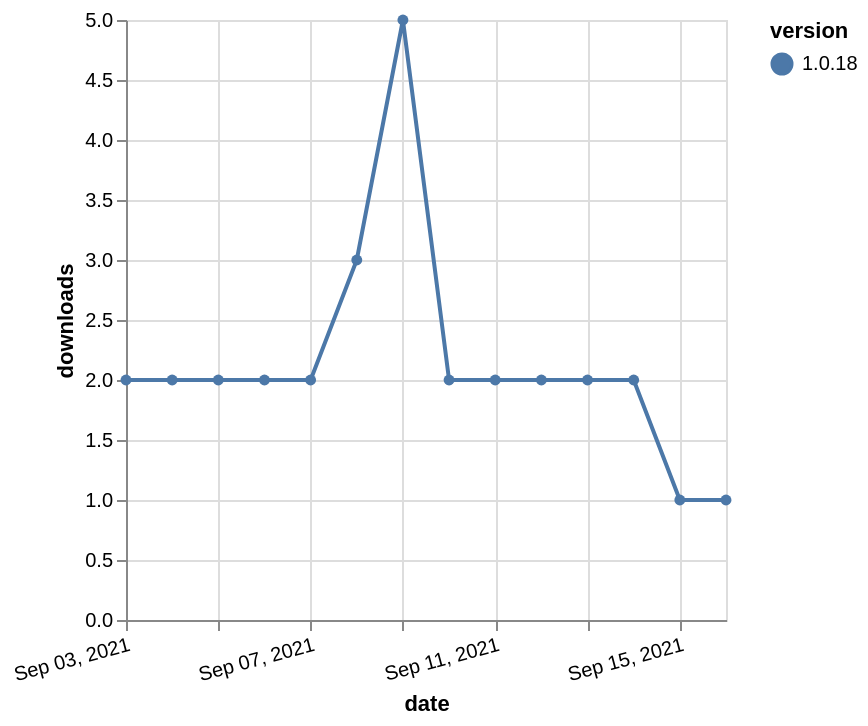

Describe this chart as a Vega-Lite specification.
### Vega-Lite specification from a JSON file in a GitHub repository (floating-point values rounded to 4 significant figures)
{"$schema": "https://vega.github.io/schema/vega-lite/v5.json", "description": "A simple bar chart with embedded data.", "data": {"values": [{"date": "2021-09-03", "total": 3344, "delta": 2, "version": "1.0.18"}, {"date": "2021-09-04", "total": 3346, "delta": 2, "version": "1.0.18"}, {"date": "2021-09-05", "total": 3348, "delta": 2, "version": "1.0.18"}, {"date": "2021-09-06", "total": 3350, "delta": 2, "version": "1.0.18"}, {"date": "2021-09-07", "total": 3352, "delta": 2, "version": "1.0.18"}, {"date": "2021-09-08", "total": 3355, "delta": 3, "version": "1.0.18"}, {"date": "2021-09-09", "total": 3360, "delta": 5, "version": "1.0.18"}, {"date": "2021-09-10", "total": 3362, "delta": 2, "version": "1.0.18"}, {"date": "2021-09-11", "total": 3364, "delta": 2, "version": "1.0.18"}, {"date": "2021-09-12", "total": 3366, "delta": 2, "version": "1.0.18"}, {"date": "2021-09-13", "total": 3368, "delta": 2, "version": "1.0.18"}, {"date": "2021-09-14", "total": 3370, "delta": 2, "version": "1.0.18"}, {"date": "2021-09-15", "total": 3371, "delta": 1, "version": "1.0.18"}, {"date": "2021-09-16", "total": 3372, "delta": 1, "version": "1.0.18"}]}, "width": "container", "mark": {"type": "line", "point": {"filled": true}}, "encoding": {"x": {"field": "date", "type": "temporal", "timeUnit": "yearmonthdate", "title": "date", "axis": {"labelAngle": -15}}, "y": {"field": "delta", "type": "quantitative", "title": "downloads"}, "color": {"field": "version", "type": "nominal"}, "tooltip": {"field": "delta"}}}
